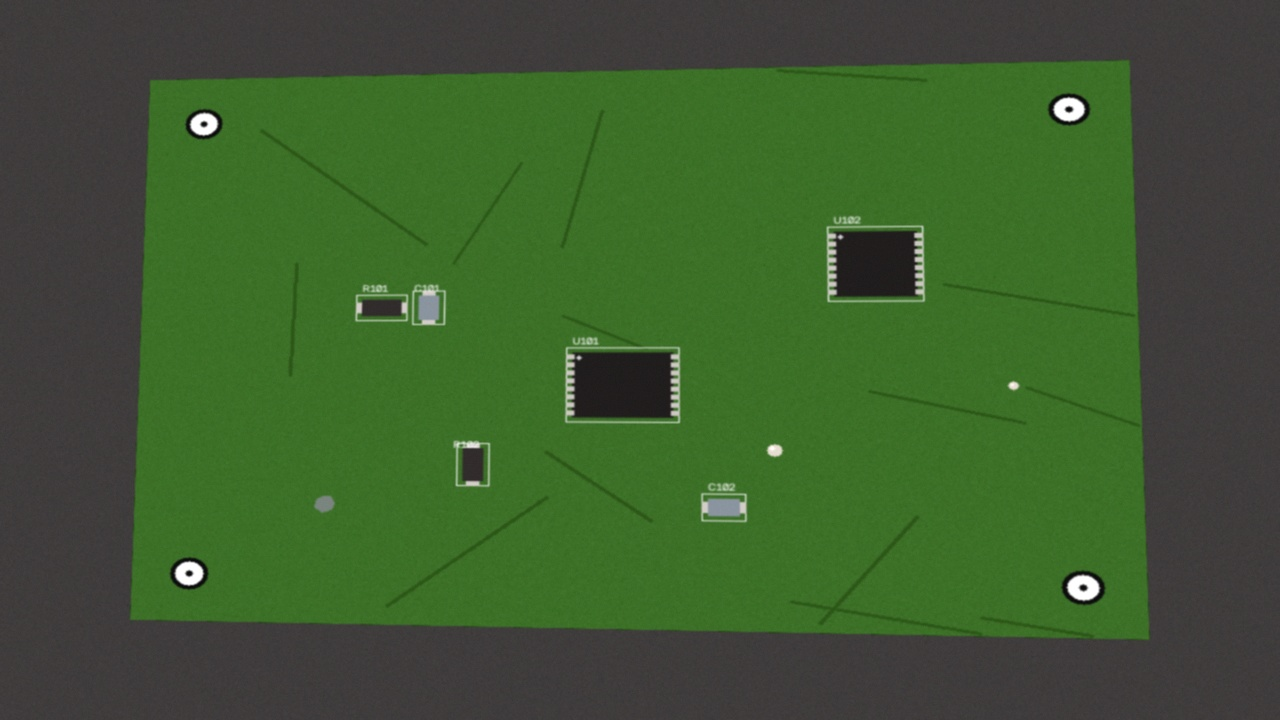
#> input picture data/synthetic/capture_ng.jpg, 1280 x 720 px; its folder holds only this picture in this run
$ python -i image_utils.py   (imports and definitions only)
#> lines starting #> are read from the running program, lines starting #| are printed output that depends on the picture
### src/utils/logger.py
"""统一日志模块 (任务书 §二十五)。

所有模块通过 get_logger(__name__) 获取 logger,
日志同时输出到控制台与 logs/aoi.log (RotatingFileHandler)。
"""
from __future__ import annotations

import logging
from logging.handlers import RotatingFileHandler
from pathlib import Path

_INITIALIZED = False


# [28 lines left out: function setup_logging, not called in this run]


def get_logger(name: str) -> logging.Logger:
    """获取 aoi 命名空间下的子 logger。"""
#> further down, picture is the input picture: shape (720, 1280, 3); mean B, G, R 48, 90.9, 61.9
    return logging.getLogger(f"aoi.{name}")

### src/utils/image_utils.py
"""图像工具函数: 保存(支持中文路径)、灰度化、亮度归一化、CLAHE。"""
from __future__ import annotations

from pathlib import Path

import cv2
import numpy as np

from src.utils.logger import get_logger

logger = get_logger("image_utils")


def ensure_dir(path: Path | str) -> Path:
    """确保目录存在并返回 Path。"""
    p = Path(path)
    p.mkdir(parents=True, exist_ok=True)
    return p


def save_image(image: np.ndarray, path: Path | str) -> Path:
    """保存图像。使用 imencode+tofile 兼容含中文/空格的路径。"""
    path = Path(path)
    ensure_dir(path.parent)
    ext = path.suffix.lower() or ".png"
    ok, buf = cv2.imencode(ext, image)
    if not ok:
        raise IOError(f"图像编码失败: {path}")
    buf.tofile(str(path))
    logger.debug("图像已保存: %s", path)
    return path


def load_image(path: Path | str, flags: int = cv2.IMREAD_COLOR) -> np.ndarray:
    """读取图像(兼容中文路径),失败抛 IOError。"""
    path = Path(path)
    data = np.fromfile(str(path), dtype=np.uint8)
    img = cv2.imdecode(data, flags)
    if img is None:
        raise IOError(f"无法读取图像: {path}")
    return img


def to_gray(image: np.ndarray) -> np.ndarray:
    """统一转单通道灰度图。"""
    if image.ndim == 2:
        return image
    return cv2.cvtColor(image, cv2.COLOR_BGR2GRAY)


def normalize_brightness(image: np.ndarray, target_mean: float) -> np.ndarray:
    """线性亮度归一化: 将图像均值对齐到 target_mean(容忍环境光变化)。"""
    img = image.astype(np.float32)
    cur = float(img.mean())
    if cur < 1e-3:  # 防止黑帧除零
        return image
    out = img * (target_mean / cur)
    return np.clip(out, 0, 255).astype(np.uint8)


def apply_clahe(image: np.ndarray, clip: float = 2.0, grid: int = 8) -> np.ndarray:
    """可选 CLAHE 对比度增强(作用于 LAB 的 L 通道)。"""
#> called with clip = 2, grid = 8
    lab = cv2.cvtColor(image, cv2.COLOR_BGR2LAB)
#> lab: shape (720, 1280, 3); mean of channels 0, 1, 2 90.8, 109.8, 148.4
    l_chan, a, b = cv2.split(lab)
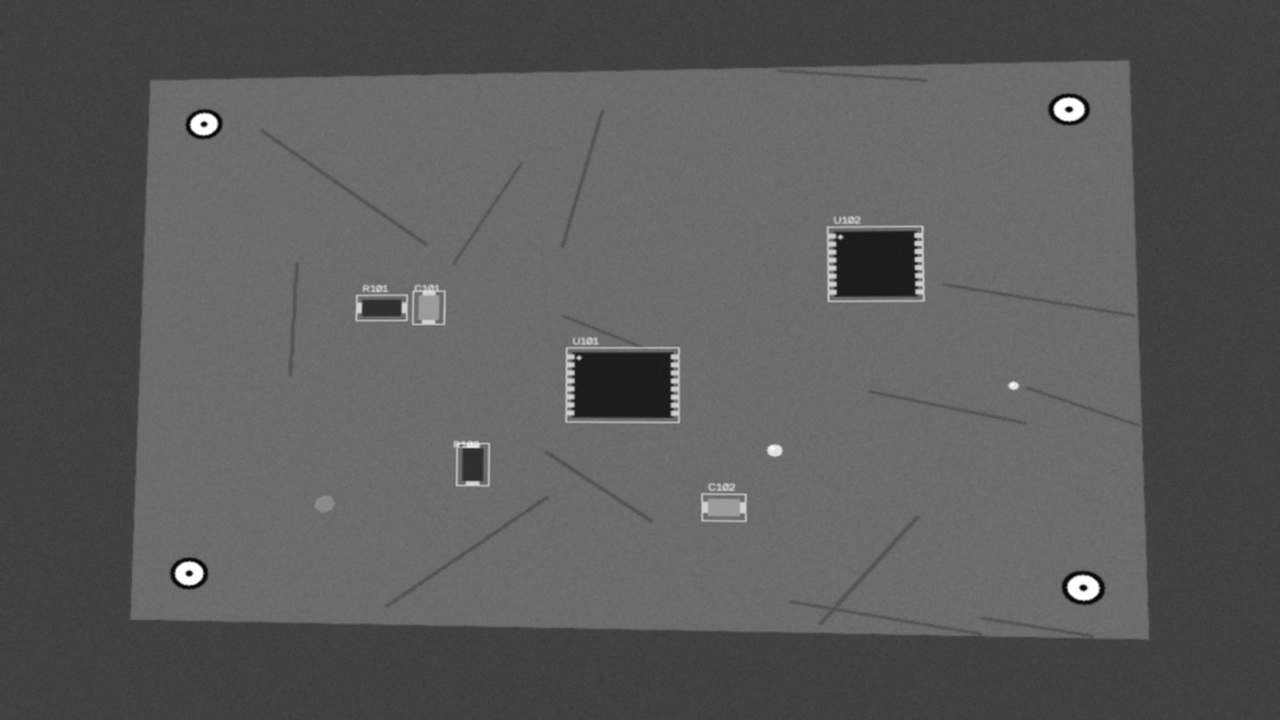
#> l_chan: shape (720, 1280); min 6, max 255, mean 90.8
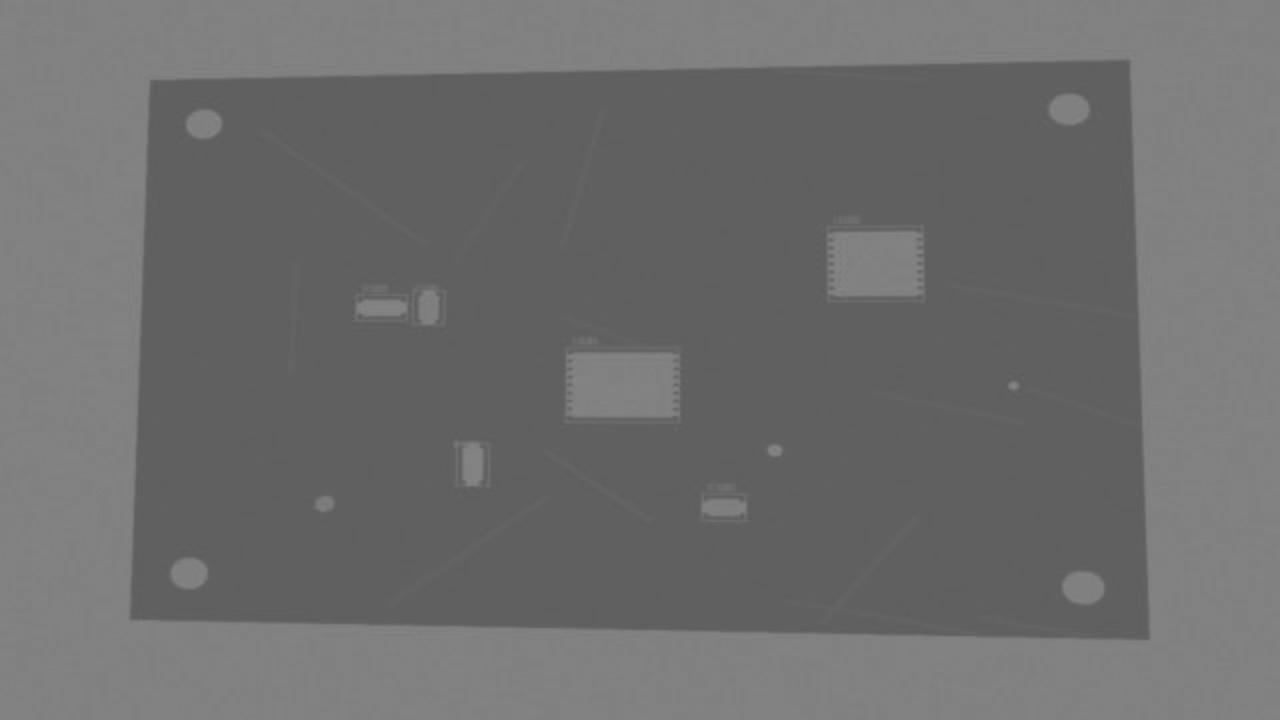
#> a: shape (720, 1280); min 92, max 135, mean 109.8
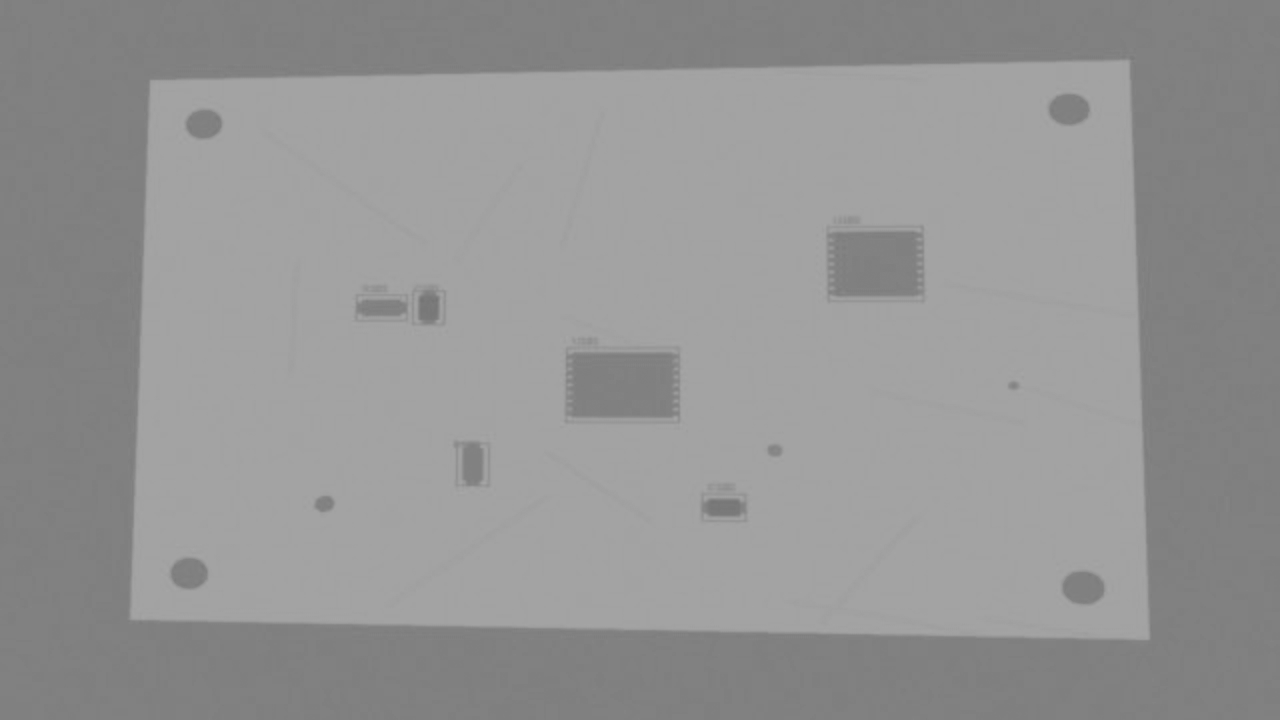
#> b: shape (720, 1280); min 117, max 167, mean 148.4
    clahe = cv2.createCLAHE(clipLimit=clip, tileGridSize=(grid, grid))
    l_chan = clahe.apply(l_chan)
    return cv2.cvtColor(cv2.merge([l_chan, a, b]), cv2.COLOR_LAB2BGR)

>>> import cv2
>>> picture = cv2.imread('../../data/synthetic/capture_ng.jpg')
>>> result = apply_clahe(picture)

$ run again, on data/synthetic/capture_shifted.jpg
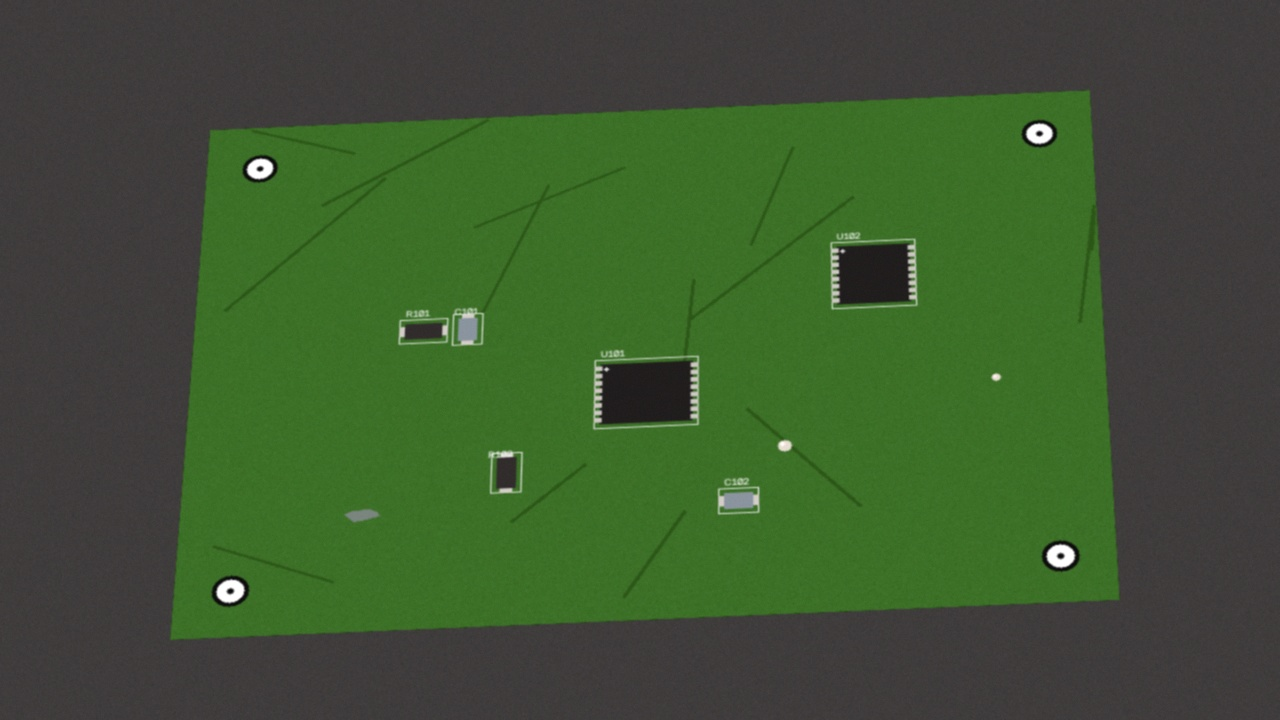
#> input picture data/synthetic/capture_shifted.jpg, 1280 x 720 px
#> picture is the input picture: shape (720, 1280, 3); mean B, G, R 50, 85.8, 62.1
#> lab: shape (720, 1280, 3); mean of channels 0, 1, 2 86.6, 113.1, 145.1
#> in apply_clahe, `l_chan, a, b = cv2.split(lab)`:
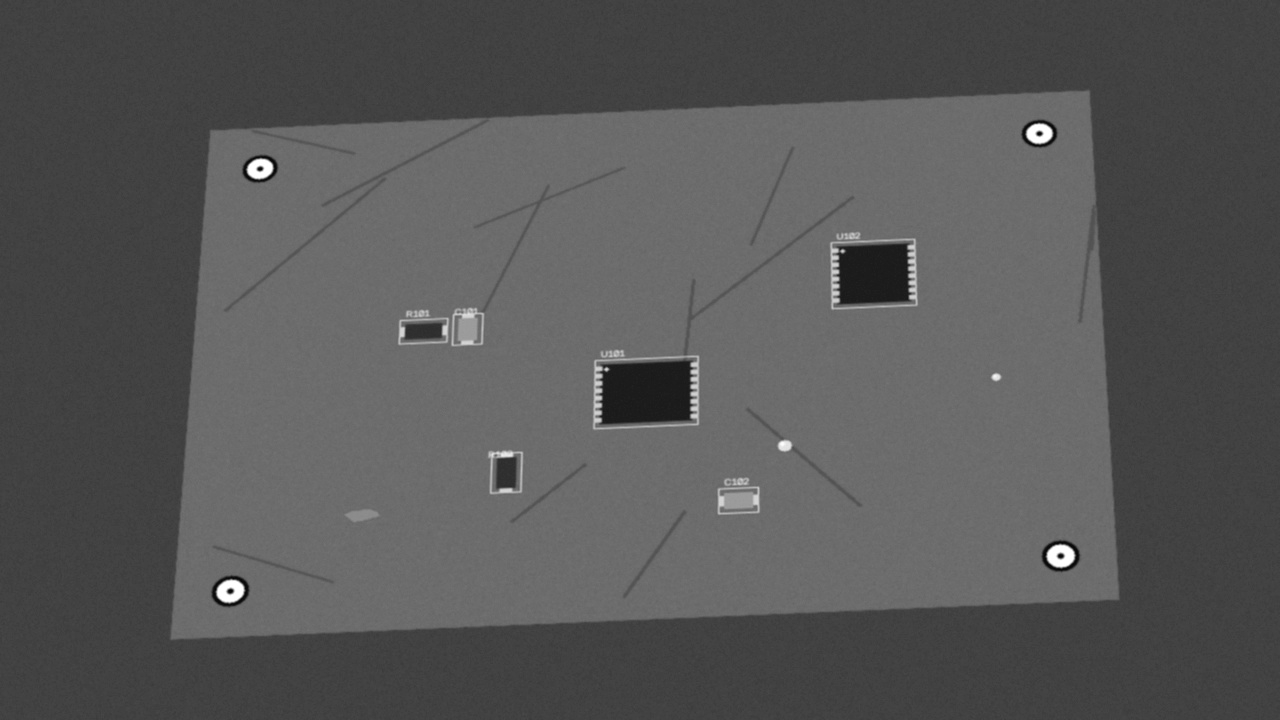
#> l_chan: shape (720, 1280); min 7, max 255, mean 86.6
#> in apply_clahe, `l_chan, a, b = cv2.split(lab)`:
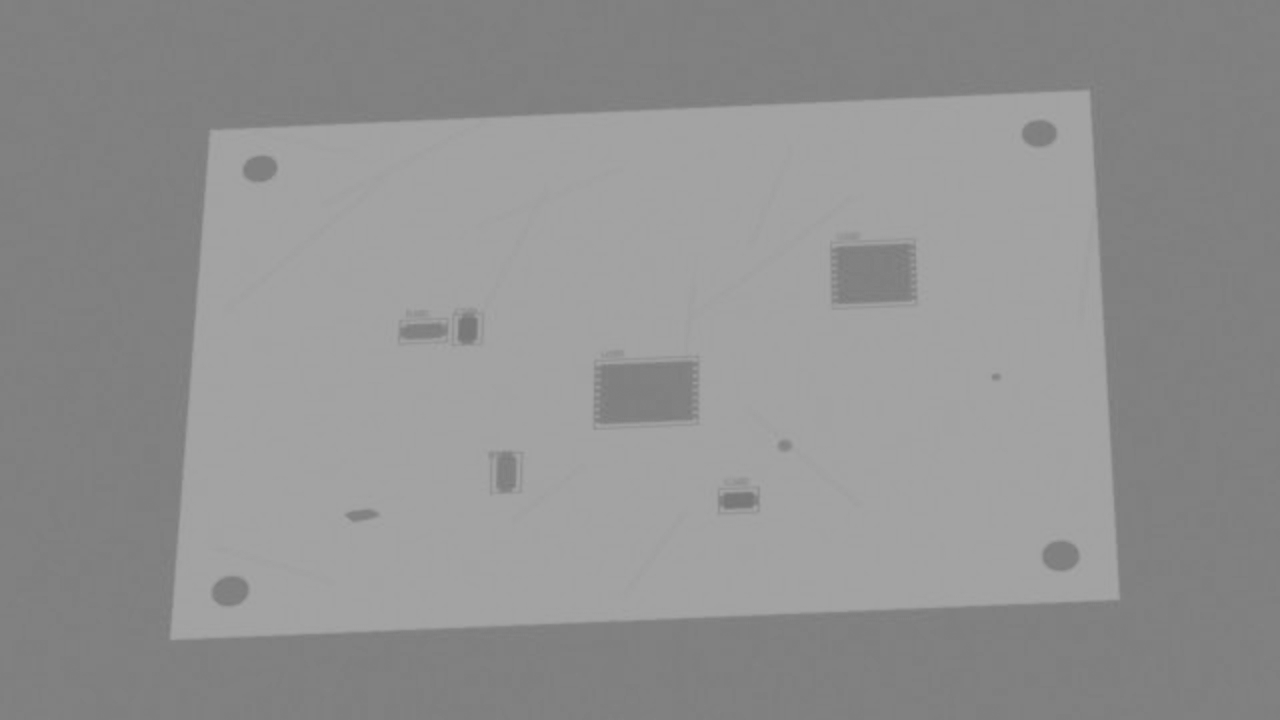
#> b: shape (720, 1280); min 118, max 167, mean 145.1

$ run again, on data/synthetic/golden.png
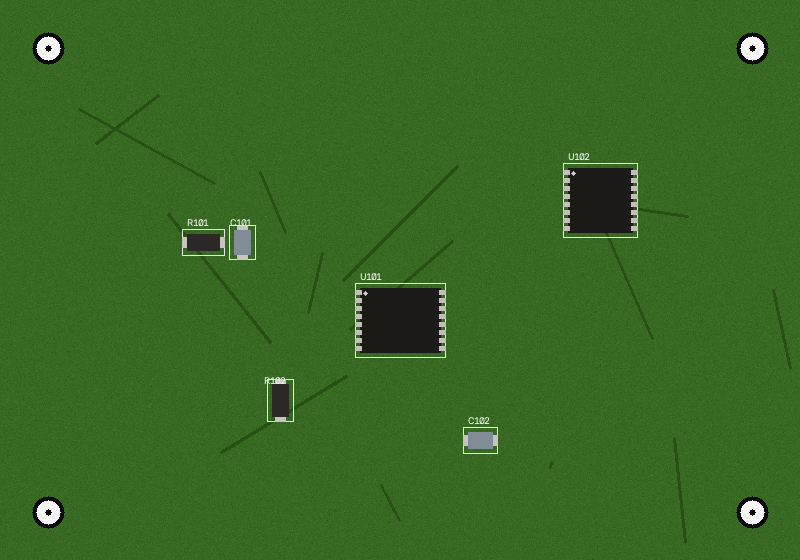
#> input picture data/synthetic/golden.png, 800 x 560 px
#> picture is the input picture: shape (560, 800, 3); mean B, G, R 36.6, 103.9, 56
#> lab: shape (560, 800, 3); mean of channels 0, 1, 2 100.1, 98.3, 159.8
#> in apply_clahe, `l_chan, a, b = cv2.split(lab)`:
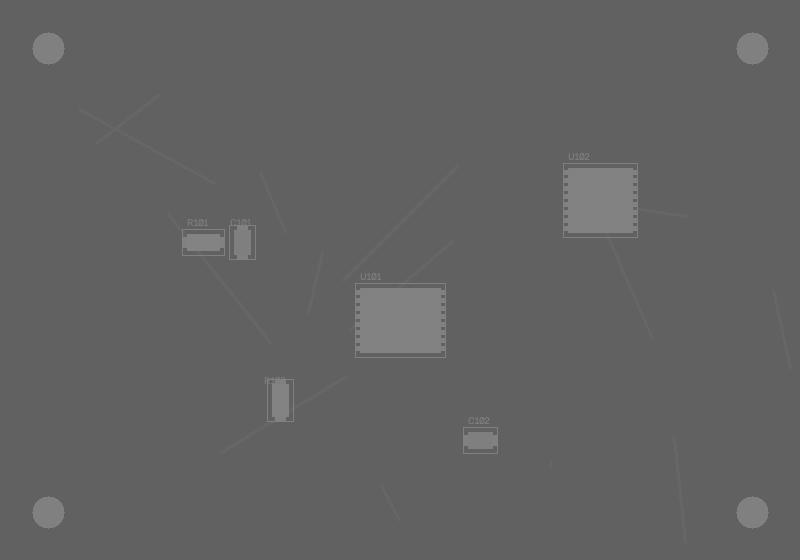
#> a: shape (560, 800); min 97, max 131, mean 98.3
#> in apply_clahe, `l_chan, a, b = cv2.split(lab)`:
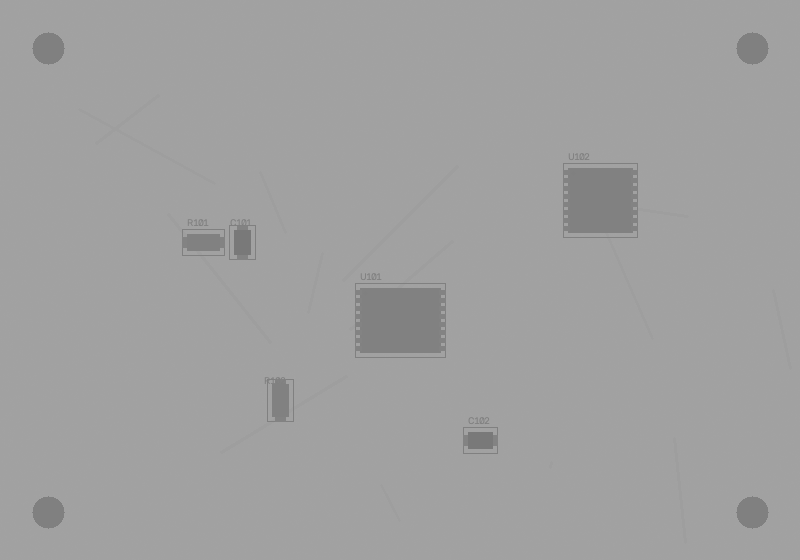
#> b: shape (560, 800); min 121, max 162, mean 159.8
